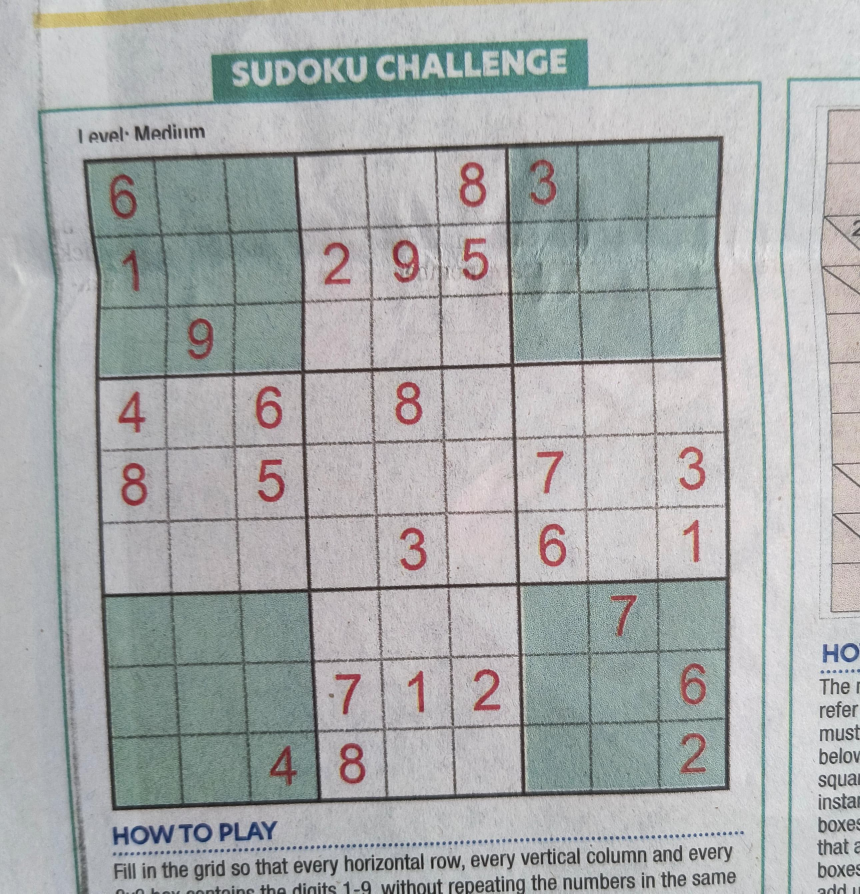
#> input picture Sudoku_3.jpg, 2580 x 2680 px, found by its file name (shown at 1/3 size)
$ jupyter execute --allow-errors 'Sudoku Numbers Extractor.ipynb'
#> lines starting #> are read from the running program, lines starting #| are printed output that depends on the picture; after the words box and inside, x2 and y2 are one past the last pixel; in counts of white or black regions, pixels touching at a corner belong together
## Loading the saved model

[cell 1]
from keras.src.saving import load_model

#> (the rest of this cell did not finish here and is left out)

[cell 2]
import cv2

# [5 lines left out: function Prep, not called in this run]

### Predict Function to identify any image

[cell 3]
import numpy as np

# [11 lines left out: function predict_, not called in this run]

## Processing the given sudoku image and extracting relevant data

[cell 4]
import matplotlib.pyplot as plt

sudoku_a = cv2.imread('../Working_Files/Sudoku_3.jpg')
#> sudoku_a is the input picture: shape (2680, 2580, 3); mean B, G, R 171.4, 171.5, 168.7

#Preprocessing image to be read
sudoku_a = cv2.resize(sudoku_a, (450,450))
#> sudoku_a: shape (450, 450, 3)

# function to greyscale, blur and change the receptive threshold of image
def preprocess(image):
    gray = cv2.cvtColor(image, cv2.COLOR_BGR2GRAY)
    blur = cv2.GaussianBlur(gray, (3,3),6)
    #blur = cv2.bilateralFilter(gray,9,75,75)
    threshold_img = cv2.adaptiveThreshold(blur,255,1,1,11,2)
    return threshold_img

threshold = preprocess(sudoku_a)
#> in preprocess, `threshold_img = cv2.adaptiveThreshold(blur,255,1,1,11,2)`:
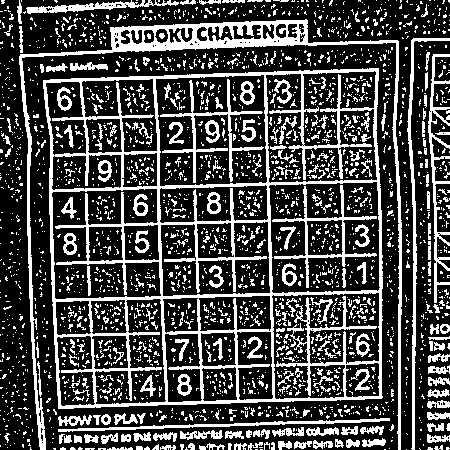
#> threshold_img: shape (450, 450); 28% white; 2749 white regions (2481 under 20 px)

#let's look at what we have got
plt.figure()
plt.imshow(threshold)
plt.grid(False)
plt.show()

[cell 5]
# Finding the outline of the sudoku puzzle in the image

contour_1 = sudoku_a.copy()
contour_2 = sudoku_a.copy()
contour, hierarchy = cv2.findContours(threshold, cv2.RETR_EXTERNAL ,cv2.CHAIN_APPROX_SIMPLE)
#> contour = 1213 contours, 1139 with area under 20; largest, box (x1, y1, x2, y2) and area: (43, 68, 383, 409) 108254, (19, 19, 402, 450) 7198, (407, 38, 450, 450) 999, (428, 54, 450, 303) 881, (58, 418, 390, 432) 651
cv2.drawContours(contour_1, contour,-1,(0,255,0),3)
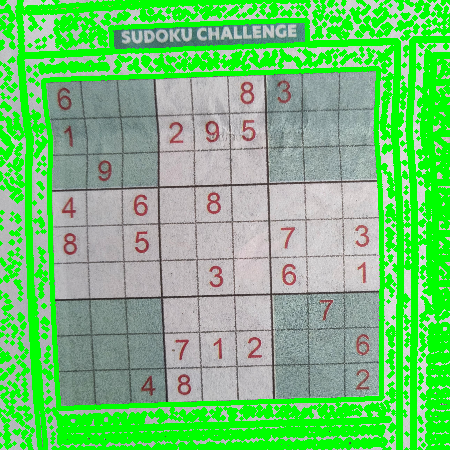
#> contour_1: shape (450, 450, 3); mean B, G, R 116.2, 196.4, 114.3

#let's see what we got
plt.figure()
plt.imshow(contour_1)
plt.grid(False)
plt.show()

[cell 6]
def main_outline(contour):
    biggest = np.array([])
    max_area = 0
    for i in contour:
        area = cv2.contourArea(i)
        if area >50:
            peri = cv2.arcLength(i, True)
            approx = cv2.approxPolyDP(i , 0.02* peri, True)
            if area > max_area and len(approx) ==4:
                biggest = approx
                max_area = area
    return biggest ,max_area

def reframe(points):
    points = points.reshape((4, 2))
    points_new = np.zeros((4,1,2),dtype = np.int32)
    add = points.sum(1)
    points_new[0] = points[np.argmin(add)]
    points_new[3] = points[np.argmax(add)]
    diff = np.diff(points, axis =1)
    points_new[1] = points[np.argmin(diff)]
    points_new[2] = points[np.argmax(diff)]
    return points_new

def splitcells(img):
    rows = np.vsplit(img,9)
    boxes = []
    for r in rows:
        cols = np.hsplit(r,9)
        for box in cols:
            boxes.append(box)
    return boxes


black_img = np.zeros((450,450,3), np.uint8)
biggest, maxArea = main_outline(contour)
#> the loop in main_outline, `for i in contour:` made 1213 passes
#> (area, peri, biggest, max_area) on pass 769: (108254, 1361.6, [[378, 68], [43, 80], [58, 408], [382, 397]], 108254)
#> (area, peri, approx) on passes 99, 882, 949, 1208: (651, 688.4, [[389, 418], [58, 431]]), (881, 941.9, [[449, 54], [434, 302]]), (999, 921.3, [[449, 38], [411, 40], [412, 449], [413, 42]]), (627, 406.3, [[178, 2], [26, 8]])
#> after the loop in main_outline, `for i in contour:`: max_area = 108254
#> biggest = [[378, 68], [43, 80], [58, 408], [382, 397]]; maxArea = 108254
if biggest.size != 0:
    biggest = reframe(biggest)
#> in reframe, `points = points.reshape((4, 2))`: points = [[378, 68], [43, 80], [58, 408], [382, 397]]
#> in reframe, `add = points.sum(1)`: add = [446, 123, 466, 779]
#> in reframe, `diff = np.diff(points, axis =1)`: diff = [-310, 37, 350, 15]
#> biggest = [[43, 80], [378, 68], [58, 408], [382, 397]]
    cv2.drawContours(contour_2,biggest,-1, (0,255,0),10)
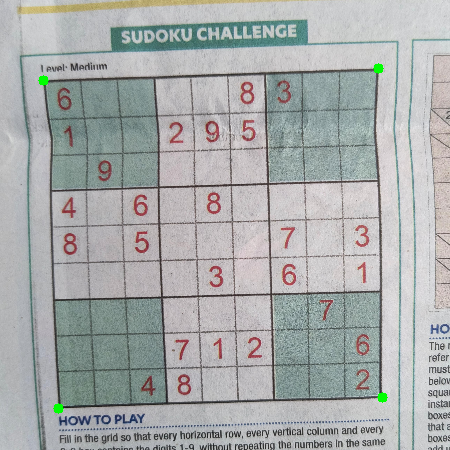
#> contour_2: shape (450, 450, 3); mean B, G, R 171, 171.5, 168.4
    pts1 = np.float32(biggest)
#> pts1 = [[43, 80], [378, 68], [58, 408], [382, 397]]
    pts2 = np.float32([[0,0],[450,0],[0,450],[450,450]])
    matrix = cv2.getPerspectiveTransform(pts1,pts2)
#> matrix = [[1.33, -0.061, -52.44], [0.0471, 1.31, -107.2], [2.08e-06, -9.95e-05, 1]]
    imagewrap = cv2.warpPerspective(sudoku_a,matrix,(450,450))
    imagewrap =cv2.cvtColor(imagewrap, cv2.COLOR_BGR2GRAY)
#> imagewrap: shape (450, 450)

plt.figure()
plt.imshow(imagewrap)
plt.grid(False)
plt.show()

[cell 7]
puzzle = cv2.imread('./Sudoku_5.jpg')
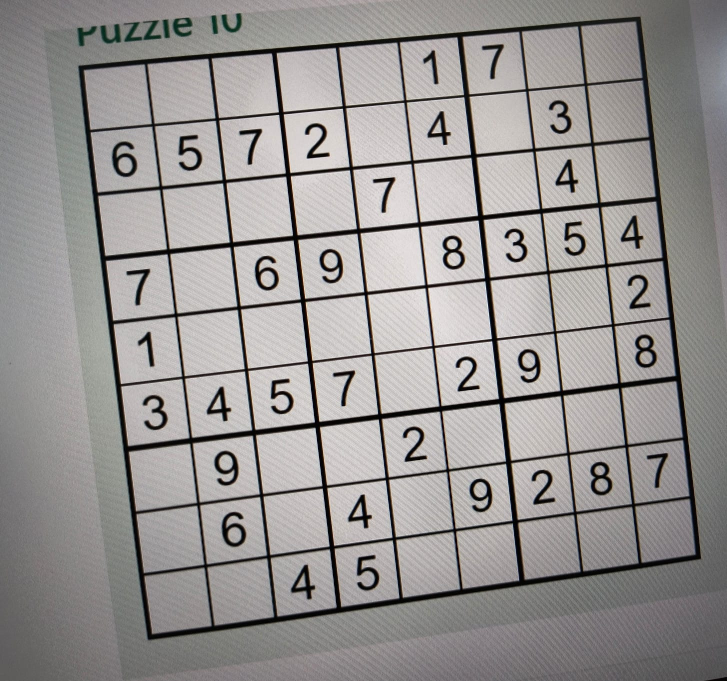
#> input picture Sudoku_5.jpg, 1454 x 1362 px (shown at 1/2 size)
#> puzzle is the input picture: shape (1362, 1454, 3); mean B, G, R 145.5, 146.9, 150

# Resizing puzzle to be solved
puzzle = cv2.resize(puzzle, (450,450))
#> puzzle: shape (450, 450, 3)
# Preprocessing Puzzle
su_puzzle = preprocess(puzzle)
#> in preprocess (call 2), `threshold_img = cv2.adaptiveThreshold(blur,255,1,1,11,2)`:
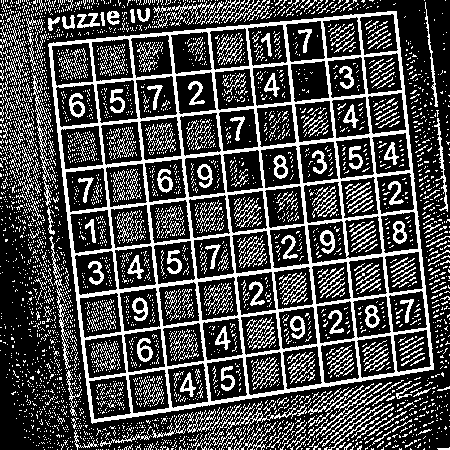
#> threshold_img: shape (450, 450); 29% white; 4351 white regions (3990 under 20 px)

# Finding the outline of the sudoku puzzle in the image
su_contour_1= su_puzzle.copy()
su_contour_2= sudoku_a.copy()
su_contour, hierarchy = cv2.findContours(su_puzzle,cv2.RETR_EXTERNAL,cv2.CHAIN_APPROX_SIMPLE)
#> su_contour = 2329 contours, 2283 with area under 20; largest, box (x1, y1, x2, y2) and area: (48, 11, 434, 424) 129249, (32, 73, 51, 206) 297, (214, 398, 311, 436) 179, (54, 279, 71, 369) 155, (434, 118, 448, 212) 154
cv2.drawContours(su_contour_1, su_contour,-1,(0,255,0),3)
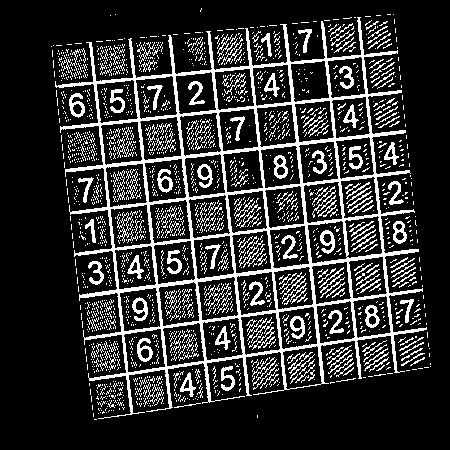
#> su_contour_1: shape (450, 450); 19% white; 2151 white regions (1922 under 20 px), largest, box (x1, y1, x2, y2) and area: (55, 17, 427, 419) 17953, (117, 211, 138, 243) 202, (69, 93, 85, 118) 197

black_img = np.zeros((450,450,3), np.uint8)
su_biggest, su_maxArea = main_outline(su_contour)
#> the loop in main_outline (call 2), `for i in contour:` made 2329 passes
#> (area, peri, biggest, max_area) on passes 594, 2107: (179, 776.3, [[310, 398], [235, 425], [240, 404], [214, 435]], 179), (129249, 1503.9, [[396, 11], [48, 44], [92, 423], [433, 369]], 129249)
#> (area, peri, approx) on passes 556, 613, 691, 1084, 1238, 1829: (55.5, 174.9, [[391, 403], [328, 449]]), (55, 193.3, [[379, 395], [313, 449]]), (61.5, 191.9, [[381, 383], [316, 437]]), (155, 395.9, [[59, 279], [67, 368]]), (72, 134.4, [[51, 236], [56, 278], [61, 274], [54, 263]]), (297, 592.4, [[32, 73], [47, 205]])
#> su_biggest = [[396, 11], [48, 44], [92, 423], [433, 369]]; su_maxArea = 129249
if su_biggest.size != 0:
    su_biggest = reframe(su_biggest)
#> su_biggest = [[48, 44], [396, 11], [92, 423], [433, 369]]
    cv2.drawContours(su_contour_2,su_biggest,-1, (0,255,0),10)
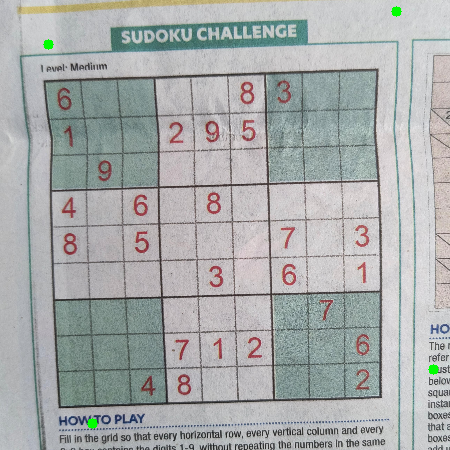
#> su_contour_2: shape (450, 450, 3); mean B, G, R 171, 171.5, 168.3
    su_pts1 = np.float32(su_biggest)
#> su_pts1 = [[48, 44], [396, 11], [92, 423], [433, 369]]
    su_pts2 = np.float32([[0,0],[450,0],[0,450],[450,450]])
    su_matrix = cv2.getPerspectiveTransform(su_pts1,su_pts2)
#> su_matrix = [[1.2, -0.139, -51.27], [0.109, 1.15, -55.75], [-0.000165, -1.68e-05, 1]]
    su_imagewrap = cv2.warpPerspective(puzzle,su_matrix,(450,450))
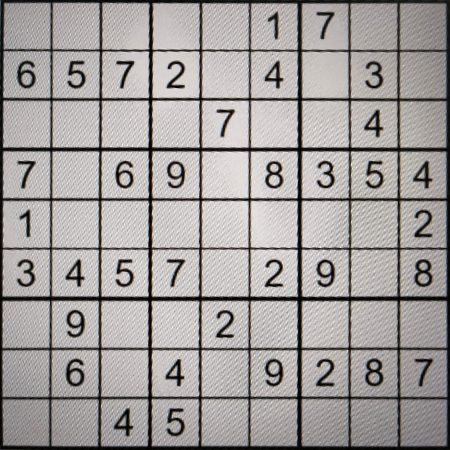
#> su_imagewrap: shape (450, 450, 3); mean B, G, R 155.8, 157.3, 161.6
    su_imagewrap =cv2.cvtColor(su_imagewrap, cv2.COLOR_BGR2GRAY)
#> su_imagewrap: shape (450, 450)

plt.figure()
plt.imshow(su_imagewrap)
plt.grid(False)
plt.show()

[cell 8]
sudoku_cell = splitcells(su_imagewrap)
#> in splitcells, `rows = np.vsplit(img,9)`: rows = 9 items
#> the loop in splitcells, `for r in rows:` made 9 passes
#> after the loop in splitcells, `for r in rows:`: boxes = 81 items
#> sudoku_cell = 81 items

print(len(sudoku_cell))
#| 81

plt.figure(figsize=(9, 9))
for i in range(len(sudoku_cell)):
    plt.subplot(9, 9, i+1)
    plt.xticks([])
    plt.yticks([])
    plt.grid(False)
    plt.imshow(sudoku_cell[i])
#> this loop made 81 passes
plt.show()

[cell 9]
from PIL import Image


def CropCell(cells):
    Cells_croped = []
    for image in cells:

        img = np.array(image)
        # print(img.shape)
        img = img[4:46, 6:46]
        img = Image.fromarray(img)
        Cells_croped.append(img)

    return Cells_croped

sudoku_cell_croped= CropCell(sudoku_cell)
#> the loop in CropCell, `for image in cells: ` made 81 passes
#> sudoku_cell_croped = 81 items

plt.figure(figsize=(9, 9))
for i in range(len(sudoku_cell)):
    plt.subplot(9, 9, i+1)
    plt.xticks([])
    plt.yticks([])
    plt.grid(False)
    plt.imshow(sudoku_cell_croped[i])
plt.show()

## ChatGPT

[cell 10]
import cv2
import numpy as np

def is_blank(image, threshold=240, blank_ratio=0.95):
    # Check if the majority of the pixels are white or close to white
    num_white_pixels = np.sum(image > threshold)
    total_pixels = image.size
    white_ratio = num_white_pixels / total_pixels

    return white_ratio > blank_ratio

def clean_image(image):
    # Check if the image is blank
    if is_blank(image):
        # Return a completely white image to signify a blank cell
        return np.ones_like(image, dtype="uint8") * 255

    # Apply GaussianBlur to reduce noise and improve contour detection
    blurred = cv2.GaussianBlur(image, (5, 5), 0)

    # Apply adaptive thresholding to get a binary image
    # binary = cv2.adaptiveThreshold(blurred, 255, cv2.ADAPTIVE_THRESH_GAUSSIAN_C, cv2.THRESH_BINARY_INV, 11, 2)
    thresh = cv2.adaptiveThreshold(blurred, 255, cv2.ADAPTIVE_THRESH_MEAN_C, cv2.THRESH_BINARY, 3, 5)

    # Find contours in the binary image
    contours, _ = cv2.findContours(thresh, cv2.RETR_EXTERNAL, cv2.CHAIN_APPROX_SIMPLE)

    # Create a mask with the same dimensions as the image, initialized to all zeros (black)
    mask = np.zeros_like(image)

    # Draw the contours on the mask
    cv2.drawContours(mask, contours, -1, (255), thickness=cv2.FILLED)

    # Invert the mask to get the background as black and the digit area as white
    mask_inv = cv2.bitwise_not(mask)

    # Create a white background image
    white_background = np.ones_like(image, dtype="uint8") * 255

    # Copy the digit area from the original image to the white background
    digit = cv2.bitwise_and(image, image, mask=mask)
    cleaned_image = cv2.add(digit, white_background, mask=mask_inv)

    return cleaned_image

# Example usage
# Assuming 'sudoku_cell_croped' is a list of cropped cell images
image = sudoku_cell_croped[9]

# Ensure the image is 32x32
image = np.array(image)
image = cv2.resize(image, (32, 32))
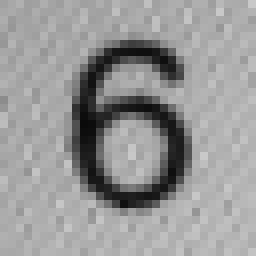
#> image: shape (32, 32) (shown 8 times larger); min 10, max 201, mean 151.8

cleaned_image = clean_image(image)
#> in is_blank, `num_white_pixels = np.sum(image > threshold)`: num_white_pixels = 0
#> in clean_image, `thresh = cv2.adaptiveThreshold(blurred, 255, cv2.ADAPTIVE_THRESH_MEAN_..`: thresh: shape (32, 32); 87.7% white; black in thin lines or dots, all inside (x1, y1, x2, y2) = (9, 5, 24, 26)
#> in clean_image, `contours, _ = cv2.findContours(thresh, cv2.RETR_EXTERNAL, cv2.CHAIN_AP..`: contours = [[[0, 0], [0, 31], [31, 31], [31, 0]]]
#> in clean_image, `cv2.drawContours(mask, contours, -1, (255), thickness=cv2.FILLED)`: mask: shape (32, 32); every value is 255
#> in clean_image, `mask_inv = cv2.bitwise_not(mask)`: mask_inv: shape (32, 32); every value is 0

plt.imshow(cleaned_image)

[cell 11]
# [27 lines left out: function read_cells, not called in this run]

#> (the rest of this cell did not finish here and is left out)

#> (a cell that did not finish here is left out)

#> (a cell that did not finish here is left out)

[cell 14]
# Arora Code

def imshow(title = "Image", image = None, size = 10):
    w, h = image.shape[0], image.shape[1]
    aspect_ratio = w/h
    plt.figure(figsize=(size * aspect_ratio,size))
    plt.imshow(cv2.cvtColor(image, cv2.COLOR_BGR2RGB))
    plt.title(title)
    plt.show()

from skimage.filters import threshold_local

image = cv2.imread('./Sudoku_3.jpg')

# We get the Value component from the HSV color space
# then we apply adaptive thresholdingto

V = cv2.split(cv2.cvtColor(image, cv2.COLOR_BGR2HSV))[2]
T = threshold_local(V, 25, offset=15, method="gaussian")

# Apply the threshold operation
thresh = (V > T).astype("uint8") * 255
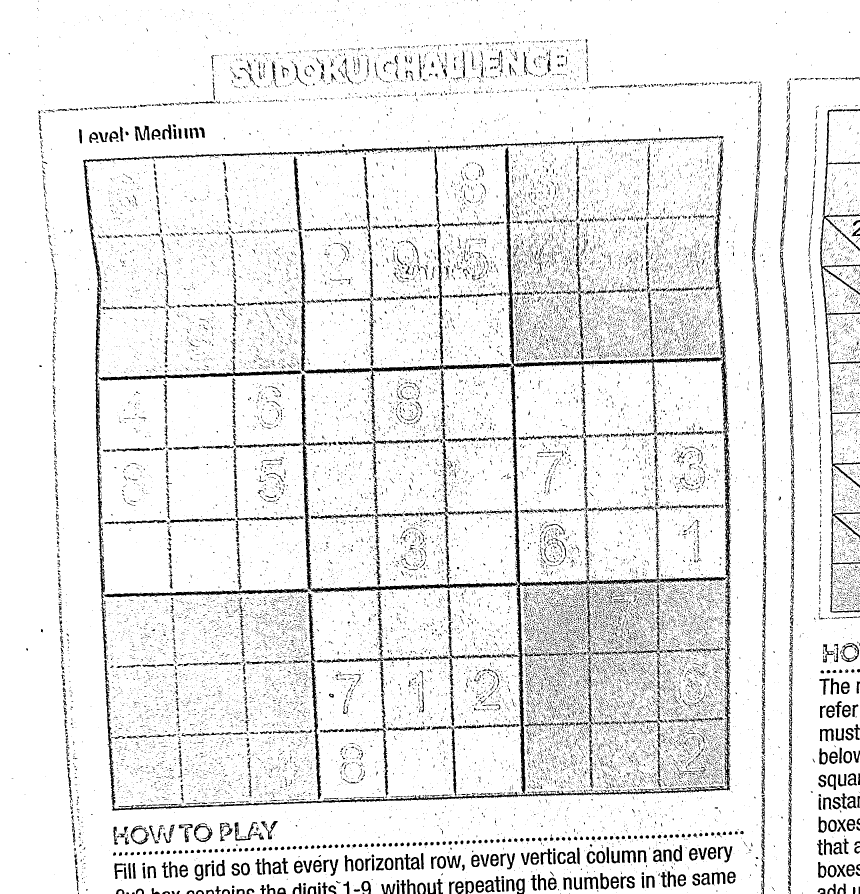
#> thresh: shape (2680, 2580) (shown at 1/3 size); 91.6% white; 30849 black regions (27819 under 20 px), largest, box (x1, y1, x2, y2) and area: (896, 440, 2194, 2382) 58119, (335, 1918, 2192, 2433) 14923, (249, 467, 538, 1978) 12146
imshow("threshold_local", thresh)
